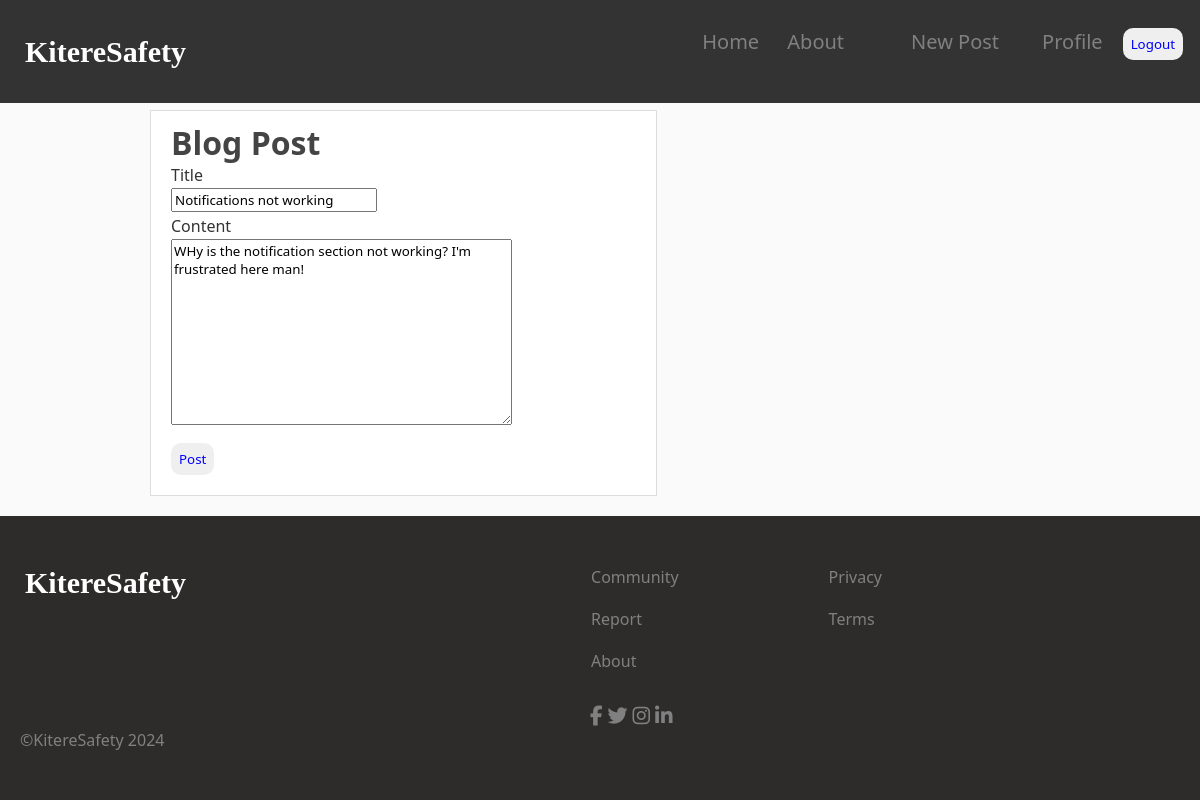
The page /blog/post/9/update/ (signed in) on the database its author committed.
### blog/models.py (models this page shows, shortened)
class Post(models.Model):
    title = models.CharField(max_length=100)
    content = models.TextField()
    date_posted = models.DateTimeField(default=timezone.now)
    author = models.ForeignKey(User, on_delete=models.CASCADE)
    DisplayFields = ['author', 'title', 'content', 'date_posted']
    FilterFields = ['date_posted']

### blog/views.py (the view, shortened to what this page needs)
# urls.py: path('post/<int:pk>/update/', PostUpdateView.as_view(), name='post-update'),
class PostUpdateView(LoginRequiredMixin, UserPassesTestMixin, UpdateView):
    model = Post
    fields = ['title', 'content']
    def test_func(self):
        post = self.get_object()
        if self.request.user == post.author:
            return True
        return False

### blog/templates/blog/post_form.html (shortened to what this page needs)
{% extends 'blog/base.html' %}
{% block content %}
<div class="content-section-2">
    <h1>Blog Post</h1>
    <form method="post" enctype="multipart/form-data">
        <div class="label-input">
            <label>Title</label><br>
            <div class="input">{{ form.title }}</div>
        </div>
        <div class="label-input">
            <label>Content</label><br>
            <div class="input">{{ form.content }}</div>
        </div>
        <button>Post</button>
    </form>
</div>
{% endblock %}

### blog/static/blog/blog.css (style rules this page uses)
* { margin: 0; font-family: 'Segoe UI', Tahoma, Geneva, Verdana, sans-serif }
body { background: #fafafa; color: #333333; }
h1, h2, h3, h4, h5, h6 { color: #444444; }
.content-section-2 { background: #ffffff; padding: 10px 20px; border: 1px solid #dddddd; margin-bottom: 20px; margin-top: 20px; }
.row div { margin-right: 100px; }
.label-input { margin-bottom: 3px; }
label { display: inline-block; margin-bottom: 2px; }
.input { width: 7cm; }
button { color: blue; padding-top: 5px; padding-bottom: 5px; margin-bottom: 10px; margin-top: 10px; cursor: pointer; border-color: transparent; border-radius: 10px; }

### rows shown on the page
Post: title "Notifications not working", content "WHy is the notification section not working? I'm frustrated here man!"
